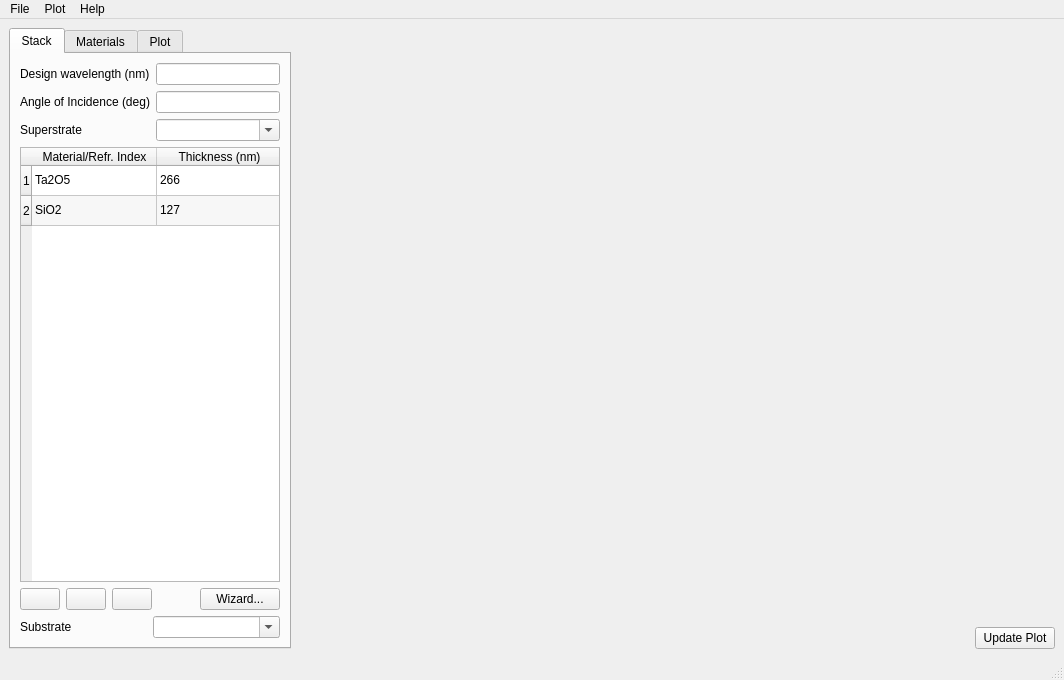
<?xml version="1.0" encoding="UTF-8"?>
<ui version="4.0">
 <class>MainWindow</class>
 <widget class="QMainWindow" name="MainWindow">
  <property name="geometry">
   <rect>
    <x>0</x>
    <y>0</y>
    <width>1064</width>
    <height>680</height>
   </rect>
  </property>
  <property name="windowTitle">
   <string>CoatingGUI</string>
  </property>
  <property name="windowIcon">
   <iconset>
    <normaloff>icons/coatinggui.ico</normaloff>icons/coatinggui.ico</iconset>
  </property>
  <widget class="QWidget" name="centralwidget">
   <layout class="QHBoxLayout" name="horizontalLayout_2" stretch="0,1">
    <item>
     <widget class="QTabWidget" name="tabMain">
      <property name="currentIndex">
       <number>0</number>
      </property>
      <widget class="QWidget" name="tab">
       <attribute name="title">
        <string>Stack</string>
       </attribute>
       <layout class="QVBoxLayout" name="verticalLayout_3">
        <item>
         <layout class="QGridLayout" name="gridLayout_4">
          <item row="2" column="0">
           <widget class="QLabel" name="label">
            <property name="text">
             <string>Superstrate</string>
            </property>
           </widget>
          </item>
          <item row="0" column="0">
           <widget class="QLabel" name="label_6">
            <property name="text">
             <string>Design wavelength (nm)</string>
            </property>
           </widget>
          </item>
          <item row="0" column="1">
           <widget class="QLineEdit" name="txtLambda0">
            <property name="sizePolicy">
             <sizepolicy hsizetype="Minimum" vsizetype="Fixed">
              <horstretch>0</horstretch>
              <verstretch>0</verstretch>
             </sizepolicy>
            </property>
            <property name="alignment">
             <set>Qt::AlignRight|Qt::AlignTrailing|Qt::AlignVCenter</set>
            </property>
           </widget>
          </item>
          <item row="2" column="1">
           <widget class="QComboBox" name="cbSuperstrate">
            <property name="sizePolicy">
             <sizepolicy hsizetype="Minimum" vsizetype="Fixed">
              <horstretch>0</horstretch>
              <verstretch>0</verstretch>
             </sizepolicy>
            </property>
            <property name="font">
             <font>
              <weight>50</weight>
              <bold>false</bold>
             </font>
            </property>
            <property name="styleSheet">
             <string notr="true"/>
            </property>
            <property name="editable">
             <bool>true</bool>
            </property>
            <property name="insertPolicy">
             <enum>QComboBox::NoInsert</enum>
            </property>
           </widget>
          </item>
          <item row="1" column="1">
           <widget class="QLineEdit" name="txtAOI">
            <property name="sizePolicy">
             <sizepolicy hsizetype="Minimum" vsizetype="Fixed">
              <horstretch>0</horstretch>
              <verstretch>0</verstretch>
             </sizepolicy>
            </property>
            <property name="alignment">
             <set>Qt::AlignRight|Qt::AlignTrailing|Qt::AlignVCenter</set>
            </property>
           </widget>
          </item>
          <item row="1" column="0">
           <widget class="QLabel" name="label_7">
            <property name="text">
             <string>Angle of Incidence (deg)</string>
            </property>
           </widget>
          </item>
         </layout>
        </item>
        <item>
         <widget class="QTableWidget" name="tblStack">
          <property name="toolTip">
           <string>&lt;html&gt;&lt;head/&gt;&lt;body&gt;&lt;p&gt;Enter name of defined material or just refractive index.&lt;/p&gt;&lt;p&gt;Use l/n or just /n to get a lambda/n layer.&lt;/p&gt;&lt;/body&gt;&lt;/html&gt;</string>
          </property>
          <property name="frameShadow">
           <enum>QFrame::Sunken</enum>
          </property>
          <property name="midLineWidth">
           <number>0</number>
          </property>
          <property name="horizontalScrollBarPolicy">
           <enum>Qt::ScrollBarAlwaysOff</enum>
          </property>
          <property name="alternatingRowColors">
           <bool>true</bool>
          </property>
          <property name="selectionMode">
           <enum>QAbstractItemView::SingleSelection</enum>
          </property>
          <property name="selectionBehavior">
           <enum>QAbstractItemView::SelectRows</enum>
          </property>
          <attribute name="horizontalHeaderCascadingSectionResizes">
           <bool>true</bool>
          </attribute>
          <attribute name="horizontalHeaderDefaultSectionSize">
           <number>125</number>
          </attribute>
          <attribute name="horizontalHeaderHighlightSections">
           <bool>false</bool>
          </attribute>
          <attribute name="horizontalHeaderStretchLastSection">
           <bool>true</bool>
          </attribute>
          <attribute name="verticalHeaderVisible">
           <bool>true</bool>
          </attribute>
          <attribute name="verticalHeaderHighlightSections">
           <bool>false</bool>
          </attribute>
          <attribute name="verticalHeaderShowSortIndicator" stdset="0">
           <bool>false</bool>
          </attribute>
          <row>
           <property name="text">
            <string>1</string>
           </property>
          </row>
          <row>
           <property name="text">
            <string>2</string>
           </property>
          </row>
          <column>
           <property name="text">
            <string>Material/Refr. Index</string>
           </property>
          </column>
          <column>
           <property name="text">
            <string>Thickness (nm)</string>
           </property>
          </column>
          <item row="0" column="0">
           <property name="text">
            <string>Ta2O5</string>
           </property>
          </item>
          <item row="0" column="1">
           <property name="text">
            <string>266</string>
           </property>
          </item>
          <item row="1" column="0">
           <property name="text">
            <string>SiO2</string>
           </property>
          </item>
          <item row="1" column="1">
           <property name="text">
            <string>127</string>
           </property>
          </item>
         </widget>
        </item>
        <item>
         <layout class="QHBoxLayout" name="horizontalLayout_7">
          <item>
           <widget class="QPushButton" name="btnAddLayer">
            <property name="sizePolicy">
             <sizepolicy hsizetype="Minimum" vsizetype="Fixed">
              <horstretch>0</horstretch>
              <verstretch>0</verstretch>
             </sizepolicy>
            </property>
            <property name="text">
             <string/>
            </property>
            <property name="icon">
             <iconset>
              <normaloff>gui/icons/list-add.svg</normaloff>gui/icons/list-add.svg</iconset>
            </property>
            <property name="iconSize">
             <size>
              <width>16</width>
              <height>16</height>
             </size>
            </property>
           </widget>
          </item>
          <item>
           <widget class="QPushButton" name="btnRemoveLayer">
            <property name="text">
             <string/>
            </property>
            <property name="icon">
             <iconset>
              <normaloff>gui/icons/list-remove.svg</normaloff>gui/icons/list-remove.svg</iconset>
            </property>
            <property name="iconSize">
             <size>
              <width>16</width>
              <height>16</height>
             </size>
            </property>
           </widget>
          </item>
          <item>
           <widget class="QPushButton" name="btnClearStack">
            <property name="text">
             <string/>
            </property>
            <property name="icon">
             <iconset>
              <normaloff>gui/icons/Gnome-edit-delete.svg</normaloff>gui/icons/Gnome-edit-delete.svg</iconset>
            </property>
            <property name="iconSize">
             <size>
              <width>16</width>
              <height>16</height>
             </size>
            </property>
           </widget>
          </item>
          <item>
           <spacer name="horizontalSpacer_2">
            <property name="orientation">
             <enum>Qt::Horizontal</enum>
            </property>
            <property name="sizeHint" stdset="0">
             <size>
              <width>40</width>
              <height>20</height>
             </size>
            </property>
           </spacer>
          </item>
          <item>
           <widget class="QPushButton" name="btnWizard">
            <property name="sizePolicy">
             <sizepolicy hsizetype="Minimum" vsizetype="Fixed">
              <horstretch>0</horstretch>
              <verstretch>0</verstretch>
             </sizepolicy>
            </property>
            <property name="text">
             <string>Wizard...</string>
            </property>
            <property name="icon">
             <iconset>
              <normaloff>gui/icons/Gnome-applications-science.svg</normaloff>gui/icons/Gnome-applications-science.svg</iconset>
            </property>
            <property name="iconSize">
             <size>
              <width>16</width>
              <height>16</height>
             </size>
            </property>
           </widget>
          </item>
         </layout>
        </item>
        <item>
         <layout class="QHBoxLayout" name="horizontalLayout_4">
          <item>
           <widget class="QLabel" name="label_2">
            <property name="text">
             <string>Substrate</string>
            </property>
           </widget>
          </item>
          <item>
           <widget class="QComboBox" name="cbSubstrate">
            <property name="editable">
             <bool>true</bool>
            </property>
            <property name="insertPolicy">
             <enum>QComboBox::NoInsert</enum>
            </property>
           </widget>
          </item>
         </layout>
        </item>
       </layout>
      </widget>
      <widget class="QWidget" name="tab_3">
       <attribute name="title">
        <string>Materials</string>
       </attribute>
       <layout class="QVBoxLayout" name="verticalLayout_7">
        <item>
         <widget class="QGroupBox" name="groupBox_8">
          <property name="title">
           <string>Defined Materials</string>
          </property>
          <layout class="QHBoxLayout" name="horizontalLayout_3">
           <item>
            <widget class="QListWidget" name="lstMaterials">
             <property name="maximumSize">
              <size>
               <width>150</width>
               <height>16777215</height>
              </size>
             </property>
             <property name="sortingEnabled">
              <bool>true</bool>
             </property>
            </widget>
           </item>
           <item>
            <layout class="QVBoxLayout" name="verticalLayout_6">
             <item>
              <widget class="QPushButton" name="btnAddMaterial">
               <property name="sizePolicy">
                <sizepolicy hsizetype="Expanding" vsizetype="Fixed">
                 <horstretch>0</horstretch>
                 <verstretch>0</verstretch>
                </sizepolicy>
               </property>
               <property name="text">
                <string>Add...</string>
               </property>
              </widget>
             </item>
             <item>
              <widget class="QPushButton" name="btnEditMaterial">
               <property name="sizePolicy">
                <sizepolicy hsizetype="Expanding" vsizetype="Fixed">
                 <horstretch>0</horstretch>
                 <verstretch>0</verstretch>
                </sizepolicy>
               </property>
               <property name="text">
                <string>Edit...</string>
               </property>
              </widget>
             </item>
             <item>
              <widget class="QPushButton" name="btnDeleteMaterial">
               <property name="sizePolicy">
                <sizepolicy hsizetype="Expanding" vsizetype="Fixed">
                 <horstretch>0</horstretch>
                 <verstretch>0</verstretch>
                </sizepolicy>
               </property>
               <property name="text">
                <string>Delete</string>
               </property>
              </widget>
             </item>
             <item>
              <spacer name="verticalSpacer_2">
               <property name="orientation">
                <enum>Qt::Vertical</enum>
               </property>
               <property name="sizeHint" stdset="0">
                <size>
                 <width>20</width>
                 <height>40</height>
                </size>
               </property>
              </spacer>
             </item>
            </layout>
           </item>
          </layout>
         </widget>
        </item>
        <item>
         <spacer name="verticalSpacer_3">
          <property name="orientation">
           <enum>Qt::Vertical</enum>
          </property>
          <property name="sizeHint" stdset="0">
           <size>
            <width>20</width>
            <height>268</height>
           </size>
          </property>
         </spacer>
        </item>
       </layout>
      </widget>
      <widget class="QWidget" name="tab_2">
       <attribute name="title">
        <string>Plot</string>
       </attribute>
       <layout class="QVBoxLayout" name="verticalLayout_4" stretch="0,0,0,0">
        <property name="sizeConstraint">
         <enum>QLayout::SetMinimumSize</enum>
        </property>
        <item>
         <layout class="QHBoxLayout" name="horizontalLayout_11" stretch="0,1">
          <item>
           <widget class="QLabel" name="label_5">
            <property name="text">
             <string>Plot Type</string>
            </property>
           </widget>
          </item>
          <item>
           <widget class="QComboBox" name="cbPlotType"/>
          </item>
         </layout>
        </item>
        <item>
         <widget class="QFrame" name="gbPlotWidget">
          <property name="minimumSize">
           <size>
            <width>0</width>
            <height>0</height>
           </size>
          </property>
          <property name="maximumSize">
           <size>
            <width>16777215</width>
            <height>16777215</height>
           </size>
          </property>
          <layout class="QVBoxLayout" name="verticalLayout_2">
           <property name="sizeConstraint">
            <enum>QLayout::SetMinimumSize</enum>
           </property>
           <property name="margin">
            <number>0</number>
           </property>
           <item>
            <widget class="QLabel" name="label_3">
             <property name="enabled">
              <bool>false</bool>
             </property>
             <property name="text">
              <string>No user definable plot options available</string>
             </property>
            </widget>
           </item>
          </layout>
         </widget>
        </item>
        <item>
         <widget class="QGroupBox" name="groupBox_7">
          <property name="enabled">
           <bool>false</bool>
          </property>
          <property name="title">
           <string>Curves</string>
          </property>
          <layout class="QGridLayout" name="gridLayout_3" columnminimumwidth="1,0">
           <item row="0" column="0" rowspan="5">
            <widget class="QListWidget" name="listWidget">
             <property name="sizePolicy">
              <sizepolicy hsizetype="Expanding" vsizetype="Expanding">
               <horstretch>0</horstretch>
               <verstretch>0</verstretch>
              </sizepolicy>
             </property>
             <property name="maximumSize">
              <size>
               <width>130</width>
               <height>16777215</height>
              </size>
             </property>
            </widget>
           </item>
           <item row="0" column="1">
            <widget class="QPushButton" name="pushButton">
             <property name="sizePolicy">
              <sizepolicy hsizetype="Expanding" vsizetype="Fixed">
               <horstretch>0</horstretch>
               <verstretch>0</verstretch>
              </sizepolicy>
             </property>
             <property name="text">
              <string>Activate</string>
             </property>
            </widget>
           </item>
           <item row="1" column="1">
            <widget class="QPushButton" name="pushButton_5">
             <property name="text">
              <string>Save</string>
             </property>
            </widget>
           </item>
           <item row="2" column="1">
            <widget class="QPushButton" name="pushButton_4">
             <property name="text">
              <string>Remove</string>
             </property>
            </widget>
           </item>
           <item row="3" column="1">
            <widget class="QPushButton" name="pushButton_2">
             <property name="text">
              <string>Import...</string>
             </property>
            </widget>
           </item>
           <item row="4" column="1">
            <widget class="QPushButton" name="pushButton_3">
             <property name="text">
              <string>Export...</string>
             </property>
            </widget>
           </item>
          </layout>
         </widget>
        </item>
        <item>
         <spacer name="verticalSpacer">
          <property name="orientation">
           <enum>Qt::Vertical</enum>
          </property>
          <property name="sizeHint" stdset="0">
           <size>
            <width>20</width>
            <height>40</height>
           </size>
          </property>
         </spacer>
        </item>
       </layout>
      </widget>
     </widget>
    </item>
    <item>
     <layout class="QVBoxLayout" name="verticalLayout" stretch="0,0">
      <item>
       <widget class="MatplotlibWidget" name="pltMain" native="true">
        <property name="cursor">
         <cursorShape>CrossCursor</cursorShape>
        </property>
       </widget>
      </item>
      <item>
       <layout class="QHBoxLayout" name="horizontalLayout">
        <item>
         <spacer name="horizontalSpacer">
          <property name="orientation">
           <enum>Qt::Horizontal</enum>
          </property>
          <property name="sizeHint" stdset="0">
           <size>
            <width>40</width>
            <height>20</height>
           </size>
          </property>
         </spacer>
        </item>
        <item>
         <widget class="QPushButton" name="btnUpdate">
          <property name="text">
           <string>Update Plot</string>
          </property>
         </widget>
        </item>
       </layout>
      </item>
     </layout>
    </item>
   </layout>
  </widget>
  <widget class="QMenuBar" name="menubar">
   <property name="geometry">
    <rect>
     <x>0</x>
     <y>0</y>
     <width>1064</width>
     <height>22</height>
    </rect>
   </property>
   <widget class="QMenu" name="menuFile">
    <property name="title">
     <string>File</string>
    </property>
    <addaction name="actionNew"/>
    <addaction name="actionOpen"/>
    <addaction name="actionSave"/>
    <addaction name="separator"/>
    <addaction name="actionQuit"/>
   </widget>
   <widget class="QMenu" name="menuPlot">
    <property name="title">
     <string>Plot</string>
    </property>
    <addaction name="actionExportData"/>
    <addaction name="actionExport"/>
    <addaction name="actionExportFormula"/>
   </widget>
   <widget class="QMenu" name="menuHelp">
    <property name="title">
     <string>Help</string>
    </property>
    <addaction name="actionAbout"/>
   </widget>
   <addaction name="menuFile"/>
   <addaction name="menuPlot"/>
   <addaction name="menuHelp"/>
  </widget>
  <widget class="QStatusBar" name="stbStatus"/>
  <action name="actionQuit">
   <property name="text">
    <string>Quit</string>
   </property>
  </action>
  <action name="actionNew">
   <property name="text">
    <string>New</string>
   </property>
  </action>
  <action name="actionSave">
   <property name="text">
    <string>Save...</string>
   </property>
  </action>
  <action name="actionOpen">
   <property name="text">
    <string>Open...</string>
   </property>
  </action>
  <action name="actionExport">
   <property name="text">
    <string>Export PDF...</string>
   </property>
  </action>
  <action name="actionAbout">
   <property name="text">
    <string>About...</string>
   </property>
  </action>
  <action name="actionExportData">
   <property name="text">
    <string>Export data...</string>
   </property>
  </action>
  <action name="actionExportFormula">
   <property name="text">
    <string>Export stack formula...</string>
   </property>
  </action>
 </widget>
 <customwidgets>
  <customwidget>
   <class>MatplotlibWidget</class>
   <extends>QWidget</extends>
   <header>gui.matplotlibwidget</header>
  </customwidget>
 </customwidgets>
 <resources/>
 <connections>
  <connection>
   <sender>actionQuit</sender>
   <signal>triggered()</signal>
   <receiver>MainWindow</receiver>
   <slot>close()</slot>
   <hints>
    <hint type="sourcelabel">
     <x>-1</x>
     <y>-1</y>
    </hint>
    <hint type="destinationlabel">
     <x>399</x>
     <y>299</y>
    </hint>
   </hints>
  </connection>
 </connections>
 <designerdata>
  <property name="gridDeltaX">
   <number>10</number>
  </property>
  <property name="gridDeltaY">
   <number>10</number>
  </property>
  <property name="gridSnapX">
   <bool>true</bool>
  </property>
  <property name="gridSnapY">
   <bool>true</bool>
  </property>
  <property name="gridVisible">
   <bool>true</bool>
  </property>
 </designerdata>
</ui>
